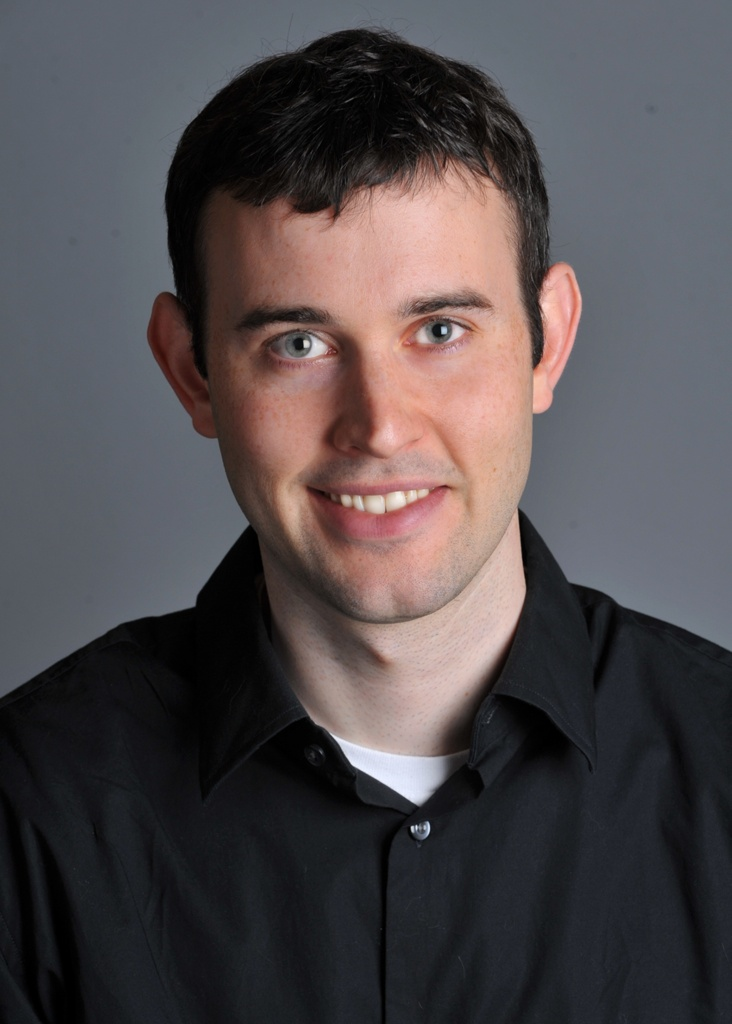
#> input picture images/part2_frequencies/hybrid_man.jpg, 732 x 1024 px
$ python run_2_1_hybrid.py
#> lines starting #> are read from the running program, lines starting #| are printed output that depends on the picture
### code/utils.py
"""Small helpers for loading, saving and showing images.

All images are handled as float32 NumPy arrays with values in [0, 1].
Color images have shape (H, W, 3) in RGB order; grayscale images have shape (H, W).
"""
import numpy as np
import cv2
import matplotlib.pyplot as plt


def load_image(path, gray=False):
    """Read an image file as a float32 array in [0, 1] (RGB, or grayscale if gray=True)."""
    flag = cv2.IMREAD_GRAYSCALE if gray else cv2.IMREAD_COLOR
    im = cv2.imread(str(path), flag)
    if im is None:
        raise FileNotFoundError(f"Could not read image: {path}")
    if not gray:
        im = cv2.cvtColor(im, cv2.COLOR_BGR2RGB)
    return im.astype(np.float32) / 255.0


def save_image(path, im):
    """Save a float image in [0, 1] (values outside are clipped)."""
    out = (np.clip(im, 0, 1) * 255).round().astype(np.uint8)
    if out.ndim == 3:
        out = cv2.cvtColor(out, cv2.COLOR_RGB2BGR)
    cv2.imwrite(str(path), out)


# [18 lines left out: function show, not called in this run]

### code/align_images.py
"""Align two images, for the hybrid images of 2.1 and the blends of 2.4.

Pick the same two points in both images (for faces, the centers of the two eyes
work well). The second image is then rotated, scaled and shifted so its points
land on the first image's points, and returned at the same size as the first.

Two ways to get the points:

  1. Interactive (running Python locally, not in Colab):
         pts1 = pick_points(im1)
         pts2 = pick_points(im2)

  2. By hand (works anywhere, including Colab and Jupyter):
         show_with_grid(im1)   # read the coordinates off the grid
         pts1 = [(x1, y1), (x2, y2)]

Then:
     im2_aligned = align_images(im1, im2, pts1, pts2)

Example with the starter images (eye centers, in (x, y) pixel coordinates):
     im1 = load_image("../images/part2_frequencies/hybrid_man.jpg")
     im2 = load_image("../images/part2_frequencies/hybrid_cat.jpg")
     im2_aligned = align_images(im1, im2, [(299, 341), (443, 332)], [(605, 290), (760, 372)])
"""
import numpy as np
import cv2
import matplotlib.pyplot as plt


def similarity_from_two_points(src, dst):
    """Return the 2x3 matrix of the rotation + uniform scale + shift that maps src -> dst.

    src and dst each hold two (x, y) points. Points are treated as complex numbers
    z = x + iy, so the transform is z' = a*z + b.
    """
    s = np.array([complex(x, y) for x, y in src])
    d = np.array([complex(x, y) for x, y in dst])
    if abs(s[1] - s[0]) < 1e-9:
        raise ValueError("The two source points must be different.")
    a = (d[1] - d[0]) / (s[1] - s[0])
    b = d[0] - a * s[0]
    return np.array([[a.real, -a.imag, b.real],
                     [a.imag, a.real, b.imag]], dtype=np.float64)


def align_images(im1, im2, pts1, pts2):
    """Warp im2 so that pts2 lands on pts1. Returns an image the same size as im1."""
    M = similarity_from_two_points(pts2, pts1)
    h, w = im1.shape[:2]
    return cv2.warpAffine(im2, M, (w, h), flags=cv2.INTER_LINEAR,
                          borderMode=cv2.BORDER_REFLECT)


# [19 lines left out: functions pick_points, show_with_grid, not called in this run]

### code/freq.py
"""Part 2.1 / 2.2 - Gaussian low-pass / high-pass filtering, hybrid images, Fourier view.

All filtering uses OUR convolution (conv2d_separable) with reflect padding (Part 2 rule).
The Fourier transform is the one library call the assignment allows here.
"""
import numpy as np
from conv import conv2d_separable
from filters import gaussian_kernel, default_size


def gaussian_blur(image, sigma):
    """Gaussian blur, reflect padding. Works on (H, W) or (H, W, C) float images (per channel)."""
    kernel = gaussian_kernel(default_size(sigma), sigma)          # (2*ceil(3 sigma)+1)^2, sums to 1
    if image.ndim == 2:
        return conv2d_separable(image, kernel, pad_mode="reflect")
    return np.stack([conv2d_separable(image[..., c], kernel, pad_mode="reflect")
                     for c in range(image.shape[2])], axis=-1)


def low_pass(image, sigma):
    return gaussian_blur(image, sigma)


def high_pass(image, sigma):
    """image minus its blur: keeps only the fine detail; values go negative."""
    return np.asarray(image, dtype=np.float64) - gaussian_blur(image, sigma)


def hybrid_image(im_low, im_high, sigma_low, sigma_high):
    """Low frequencies of im_low (cutoff set by sigma_low) + high frequencies of im_high."""
    return low_pass(im_low, sigma_low) + high_pass(im_high, sigma_high)


def to_gray(rgb):
    """Luminance (ITU-R BT.601 weights); an allowed color conversion."""
    rgb = np.asarray(rgb, dtype=np.float64)
    return rgb if rgb.ndim == 2 else rgb @ np.array([0.299, 0.587, 0.114])


def log_fft_magnitude(gray, eps=1e-8):
    """The assignment's formula  np.log(np.abs(np.fft.fftshift(np.fft.fft2(gray)))).
    eps only guards against log(0); it does not change the picture."""
    return np.log(np.abs(np.fft.fftshift(np.fft.fft2(gray))) + eps)


def gaussian_cutoff_frequency(sigma):
    """Frequency (cycles/pixel) where a Gaussian low-pass of this sigma has amplitude 1/2."""
    return np.sqrt(2.0 * np.log(2.0)) / (2.0 * np.pi * sigma)


def downsample(image, factor):
    """Keep every `factor`-th row and column (no filtering at all)."""
    return image[::factor, ::factor]


def blur_then_downsample(image, factor, sigma):
    """Gaussian prefilter (our convolution, reflect padding), then keep every `factor`-th pixel."""
    return downsample(gaussian_blur(image, sigma), factor)

### code/conv.py
"""Part 1.1 - 2D convolution from scratch (our own implementation).

Conventions used everywhere in this project
-------------------------------------------
* Images are 2D float arrays (H, W). Color images are handled channel by channel
  by the caller.
* Filters ("kernels") are 2D arrays with ODD height and ODD width, so they have a
  well-defined center pixel.
* Output has the same shape as the input ("same" size) and is float64.
* True convolution: the kernel is flipped along both axes, then slid over the image
  and multiplied/summed (correlation with the flipped kernel).
"""
import numpy as np


def _check_inputs(image, kernel):
    """Convert to float64 arrays and validate shapes."""
    image = np.asarray(image, dtype=np.float64)
    kernel = np.asarray(kernel, dtype=np.float64)
    if image.ndim != 2:
        raise ValueError(f"image must be 2D (grayscale), got shape {image.shape}")
    if kernel.ndim != 2:
        raise ValueError(f"kernel must be 2D, got shape {kernel.shape}")
    kh, kw = kernel.shape
    if kh % 2 == 0 or kw % 2 == 0:
        raise ValueError(f"kernel height and width must be odd, got {kernel.shape}")
    return image, kernel


def pad_image(image, ph, pw, pad_mode="zeros"):
    """Pad `ph` rows on top/bottom and `pw` columns on left/right.

    pad_mode="zeros"   -> Part 1 (as the assignment asks)
    pad_mode="reflect" -> Parts 2 and 3 (np.pad(..., mode="reflect"))
    """
    widths = ((ph, ph), (pw, pw))
    if pad_mode == "zeros":
        return np.pad(image, widths, mode="constant", constant_values=0.0)
    if pad_mode == "reflect":
        return np.pad(image, widths, mode="reflect")
    raise ValueError(f"unknown pad_mode: {pad_mode!r}")


# [23 lines left out: function conv2d_loop, not called in this run]


def conv2d_vectorized(image, kernel, pad_mode="zeros"):
    """2D convolution with NO loop over pixels: one whole-image operation per filter entry.

    Each filter entry (u, v) contributes  flipped[u, v] * (image shifted by (u, v)).
    The shifted image is just the slice padded[u:u+H, v:v+W] (a view, no copying).
    """
    image, kernel = _check_inputs(image, kernel)
    H, W = image.shape
    kh, kw = kernel.shape
    ph, pw = kh // 2, kw // 2

    padded = pad_image(image, ph, pw, pad_mode)
    flipped = kernel[::-1, ::-1]

    out = np.zeros((H, W), dtype=np.float64)
    for u in range(kh):                  # loop over filter entries only
        for v in range(kw):
            out += flipped[u, v] * padded[u:u + H, v:v + W]
    return out


def separable_factors(kernel, tol=1e-10):
    """SVD rank-1 test.  Returns (col, row) with kernel ~= col @ row, or None if not rank 1.

    K = U diag(s) Vt.  K has rank 1 (up to rounding) when the second singular value is
    negligible compared to the first:  s[1] <= tol * s[0].
    col has shape (kh, 1) (vertical filter), row has shape (1, kw) (horizontal filter).
    """
    kernel = np.asarray(kernel, dtype=np.float64)
    U, s, Vt = np.linalg.svd(kernel)
    if s[0] == 0.0:                                   # all-zero kernel: trivially separable
        return np.zeros((kernel.shape[0], 1)), np.zeros((1, kernel.shape[1]))
    if len(s) > 1 and s[1] > tol * s[0]:
        return None
    scale = np.sqrt(s[0])                             # split the weight evenly between the two
    col = (U[:, 0] * scale).reshape(-1, 1)
    row = (Vt[0, :] * scale).reshape(1, -1)
    return col, row


def conv2d_separable(image, kernel, pad_mode="zeros", tol=1e-10):
    """Convolution that exploits separability when the kernel has rank 1.

    rank 1     : convolve with the column, then with the row   (kh + kw multiply-adds / pixel)
    otherwise  : fall back to conv2d_vectorized                 (kh * kw multiply-adds / pixel)
    """
    image, kernel = _check_inputs(image, kernel)
    factors = separable_factors(kernel, tol)
    if factors is None:
        return conv2d_vectorized(image, kernel, pad_mode)
    col, row = factors
    tmp = conv2d_vectorized(image, col, pad_mode)     # vertical pass
    return conv2d_vectorized(tmp, row, pad_mode)      # horizontal pass

### code/filters.py
"""Small helpers that build filters (kernels). The filtering itself is done by conv.py."""
import numpy as np

# Finite-difference filters of 1.2.  Dx is a 1x3 row, Dy = Dx^T is a 3x1 column.
DX = np.array([[1.0, 0.0, -1.0]])
DY = DX.T


def gaussian_kernel_1d(size, sigma):
    """Normalized 1D Gaussian with an odd number of taps, centered on the middle tap."""
    if size % 2 == 0:
        raise ValueError("size must be odd")
    x = np.arange(size) - size // 2
    g = np.exp(-(x ** 2) / (2.0 * sigma ** 2))
    return g / g.sum()


def gaussian_kernel(size, sigma):
    """Normalized 2D Gaussian (size x size, sums to 1) = outer product of two 1D Gaussians."""
    g = gaussian_kernel_1d(size, sigma)
    return np.outer(g, g)


def default_size(sigma):
    """Odd kernel size covering +-3 sigma: 2*ceil(3*sigma)+1."""
    return 2 * int(np.ceil(3 * sigma)) + 1

### code/edges.py
"""Part 1.2 / 1.3 - finite differences, derivative-of-Gaussian, gradient magnitude, edges.

All filtering goes through OUR convolution (conv2d_separable, which falls back to the
vectorized version when a kernel is not rank 1).  Part 1 uses zero padding, as the
assignment asks; pad_mode can be changed for comparison.
"""
import numpy as np
from conv import conv2d_separable
from filters import DX, DY, gaussian_kernel, default_size


# [5 lines left out: function gradient_from_filters, not called in this run]


def finite_difference_gradient(image, pad_mode="zeros"):
    """1.2: derivatives with Dx = [1 0 -1] and Dy = Dx^T."""
    return gradient_from_filters(image, DX, DY, pad_mode)


# [14 lines left out: functions dog_filters, dog_gradient, not called in this run]


def threshold_edges(magnitude, threshold):
    """Binary edge image: True where the gradient magnitude exceeds the threshold."""
    return magnitude > threshold


# ---------------------------------------------------------------- display helpers
# These only build a COPY for display; the underlying float arrays are never changed.
def signed_for_display(d, scale=None):
    """Map a signed image to [0, 1] with ZERO at mid-gray (0.5): 0.5 + d / (2*scale)."""
    scale = np.abs(d).max() if scale is None else scale
    return np.clip(0.5 + 0.5 * d / scale, 0.0, 1.0)


# [4 lines left out: function magnitude_for_display, not called in this run]

### code/pyramids.py
"""Part 2.3 - Gaussian and Laplacian pyramids, written from scratch.

No cv2.pyrDown / cv2.pyrUp / skimage pyramid functions.  All blurring uses OUR convolution
(conv2d_separable) with reflect padding, and the specified kernel  1/16 * [1 4 6 4 1]  along x and y.
Images are (H, W) or (H, W, C) float arrays; color is handled channel by channel.
"""
import numpy as np
from conv import conv2d_separable

KERNEL_1D = np.array([1.0, 4.0, 6.0, 4.0, 1.0]) / 16.0       # binomial, sigma = 1, sums to 1
KERNEL_2D = np.outer(KERNEL_1D, KERNEL_1D)                    # the same filter along x and y (rank 1)


def _blur(image):
    """Blur with KERNEL_2D, reflect padding (every channel separately)."""
    if image.ndim == 2:
        return conv2d_separable(image, KERNEL_2D, pad_mode="reflect")
    return np.stack([conv2d_separable(image[..., c], KERNEL_2D, pad_mode="reflect")
                     for c in range(image.shape[2])], axis=-1)


def reduce(image):
    """Blur, then keep every other row and column.  (H, W) -> (ceil(H/2), ceil(W/2))."""
    image = np.asarray(image, dtype=np.float64)
    return _blur(image)[::2, ::2]


# [50 lines left out: functions expand, max_levels, gaussian_pyramid, laplacian_pyramid, reconstruct, not called in this run]


def lecture_style_pyramid(gaussian):
    """For comparison only: 'each level minus its own blur' (no expand).  L'_i = G_i - blur(G_i)."""
    return [g - _blur(g) for g in gaussian]

### code/run_2_1_hybrid.py
"""Part 2.1 - hybrid images.  `process_pair` is reusable for any pair of images:

    process_pair("name", path_low, path_high, pts_low, pts_high, sigma_low, sigma_high)

im_low supplies the LOW frequencies (Gaussian blur), im_high the HIGH frequencies (image - blur).
pts_* are two matching points (x, y) on each image, e.g. the eye centers. im_high is warped onto im_low.
"""
import os
import numpy as np
import matplotlib; matplotlib.use("Agg")
import matplotlib.pyplot as plt
from utils import load_image, save_image
from paths import IMAGES, RESULTS
from align_images import align_images
from pyramids import reduce
from freq import hybrid_image, low_pass, high_pass, to_gray, log_fft_magnitude, gaussian_cutoff_frequency
from edges import signed_for_display

OUT = RESULTS
MISALIGN = (80, 60)          # (dx, dy) in pixels of the deliberate misalignment used only for the comparison figure
D = IMAGES + "/part2_frequencies/"


def _show(ax, im, title, vmin=0, vmax=1):
    ax.imshow(im, cmap="gray", vmin=vmin, vmax=vmax, interpolation="antialiased")
    ax.set_title(title, fontsize=10); ax.axis("off")


def process_pair(name, path_low, path_high, pts_low, pts_high, sigma_low, sigma_high, out=OUT):
    os.makedirs(out, exist_ok=True)
    im_low = load_image(path_low); im_high_orig = load_image(path_high)
#> in load_image, im is the input picture: shape (1024, 732, 3); mean B, G, R 76.9, 74.5, 80.5
#> call 2 of load_image, with path = 'images/part2_frequencies/hybrid_cat.jpg', gray = False
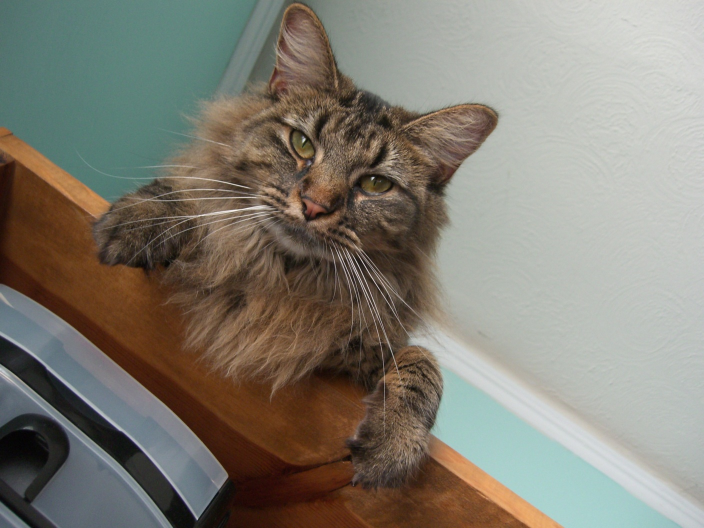
#> input picture images/part2_frequencies/hybrid_cat.jpg, 1408 x 1056 px (shown at 1/2 size)
#> in load_image, im is the input picture: shape (1056, 1408, 3); mean B, G, R 115.4, 125.9, 130
    im_high = align_images(im_low, im_high_orig, pts_low, pts_high)       # second image warped onto the first
    g_low, g_high = to_gray(im_low), to_gray(im_high)

    lp = low_pass(g_low, sigma_low)                                       # our convolution, reflect padding
#> in separable_factors, `U, s, Vt = np.linalg.svd(kernel)`: s = 37 values, max 0.0472 at index 0, min 1.61e-20 at index 36, mean 0.00128
#> in separable_factors, `scale = np.sqrt(s[0])`: scale = 0.217
#> in separable_factors, `col = (U[:, 0] * scale).reshape(-1, 1)`: col = 37 values, max -0.00074 at index 36, min -0.0666 at index 18, mean -0.027
#> in conv2d_vectorized, `image, kernel = _check_inputs(image, kernel)`: kernel has the same summary as col in separable_factors
#> in conv2d_vectorized, `flipped = kernel[::-1, ::-1]`: flipped = 37 values, max -0.00074 at index 0, min -0.0666 at index 18, mean -0.027
    hp = high_pass(g_high, sigma_high)
    hyb = lp + hp                                                         # float64, may leave [0, 1]
    print(f"[{name}] sigma_low={sigma_low} (half-amplitude cutoff {gaussian_cutoff_frequency(sigma_low):.4f} cyc/px), "
          f"sigma_high={sigma_high} (cutoff {gaussian_cutoff_frequency(sigma_high):.4f} cyc/px)")
    print(f"[{name}] hybrid range [{hyb.min():.3f}, {hyb.max():.3f}]; "
          f"{100*np.mean((hyb < 0) | (hyb > 1)):.2f}% of pixels clipped for display/saving")
#| [man_cat] hybrid range [-0.205, 1.277]; 1.47% of pixels clipped for display/saving
    save_image(f"{out}/hybrid_{name}_gray.png", hyb)
    save_image(f"{out}/hybrid_{name}_color.png", hybrid_image(im_low, im_high, sigma_low, sigma_high))
#> after the loop in conv2d_vectorized (call 16), `for u in range(kh):`:
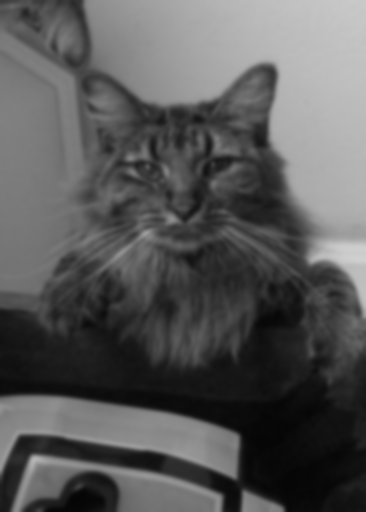
#> out: shape (1024, 732) float64 (shown at 1/2 size); min 0.0197, max 0.819, mean 0.347
#> in hybrid_image, `return low_pass(im_low, sigma_low) + high_pass(im_high, sigma_high)`:
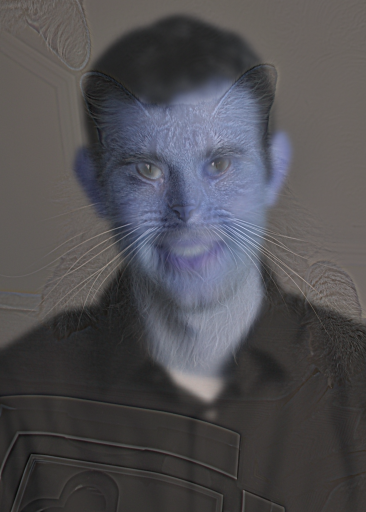
#> returned value: shape (1024, 732, 3) float64 (shown at 1/2 size); mean of channels 0, 1, 2 0.316, 0.292, 0.301; drawn with min black and max white
#> call 2 of save_image, with path = 'results/hybrid_man_cat_color.png'
#> in save_image (call 2), `out = (np.clip(im, 0, 1) * 255).round().astype(np.uint8)`:
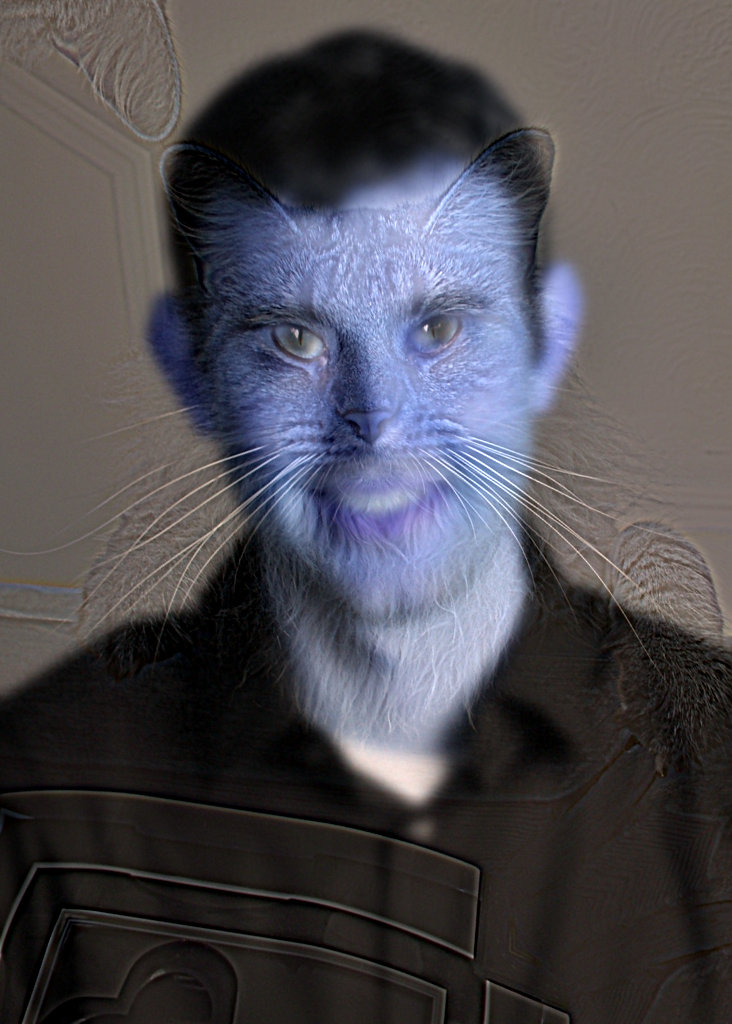
#> out: shape (1024, 732, 3); mean of channels 0, 1, 2 80.6, 74.6, 76.9; drawn as B, G, R

    # ---- process figure: 6 images + log-magnitude FFT of each (FFT on grayscale, as the assignment says)
    s = np.percentile(np.abs(hp), 99.5)
#> s = 0.203
    panels = [("first image (low-pass source)", to_gray(im_low), g_low),
              ("second image, original", to_gray(im_high_orig), to_gray(im_high_orig)),
              ("second image, aligned", g_high, g_high),
              (f"first, low-pass  (sigma={sigma_low})", np.clip(lp, 0, 1), lp),
              (f"second, high-pass  (sigma={sigma_high})", signed_for_display(hp, s), hp),
              ("hybrid", np.clip(hyb, 0, 1), hyb)]
    ffts = [log_fft_magnitude(raw) for _, _, raw in panels]
#> ffts = 6 items
    vmin, vmax = np.percentile(np.concatenate([f.ravel() for f in ffts]), 0.5), max(f.max() for f in ffts)
#> vmin = -4.45; vmax = 13.51
    fig, ax = plt.subplots(2, 6, figsize=(24, 9.5))
    for j, ((title, disp, _), F) in enumerate(zip(panels, ffts)):
        _show(ax[0, j], disp, title)
        _show(ax[1, j], F, "log |FFT|", vmin, vmax)
#> this loop made 6 passes
#> title on passes 1 to 4: 'first image (low-pass source)', 'second image, original', 'second image, aligned', 'first, low-pass  (sigma=6)'
    plt.tight_layout(); plt.savefig(f"{out}/fig_2_1_{name}_process.png", dpi=80); plt.close(fig)

    # ---- distance figure: the hybrid at 1, 1/2, 1/4, 1/8 size, made with OUR reduce() from 2.3 (blur + keep every other
    #      row/column), only to SIMULATE what the eye sees from farther away
    shown = [np.clip(hyb, 0, 1)]
    for _ in range(3):
        shown.append(reduce(shown[-1]))
#> after the loop, shown = 4 items
    H = shown[0].shape[0]; gap = 20
    canvas = np.full((H, sum(i.shape[1] for i in shown) + gap * 3), 0.85)
    x = 0
    for im in shown:
        canvas[:im.shape[0], x:x + im.shape[1]] = im; x += im.shape[1] + gap
#> this loop made 4 passes
#> x on passes 1 to 4: 752, 1138, 1341, 1453
#> after the loop, x = 1453
    save_image(f"{out}/fig_2_1_{name}_distance.png", canvas)

    # ---- alignment figure: aligned vs deliberately MISALIGNED (same align_images call, but the second image's points are
    #      displaced by MISALIGN pixels), same sigmas
    bad_pts = [(x + MISALIGN[0], y + MISALIGN[1]) for (x, y) in pts_high]
#> bad_pts = [(685, 350), (840, 432)]
    unaligned = to_gray(align_images(im_low, im_high_orig, pts_low, bad_pts))
    hyb_bad = low_pass(g_low, sigma_low) + high_pass(unaligned, sigma_high)
    fig, ax = plt.subplots(1, 4, figsize=(18, 6.5))
    _show(ax[0], 0.5 * g_low + 0.5 * g_high, "50/50 overlay, aligned")
    _show(ax[1], 0.5 * g_low + 0.5 * unaligned, f"50/50 overlay, misaligned by {MISALIGN} px")
    _show(ax[2], np.clip(hyb, 0, 1), "hybrid, aligned")
    _show(ax[3], np.clip(hyb_bad, 0, 1), "hybrid, misaligned")
    plt.tight_layout(); plt.savefig(f"{out}/fig_2_1_{name}_alignment.png", dpi=80); plt.close(fig)
    return hyb


if __name__ == "__main__":
    process_pair("man_cat", D + "hybrid_man.jpg", D + "hybrid_cat.jpg",
                 [(299, 341), (443, 332)], [(605, 290), (760, 372)], sigma_low=6, sigma_high=4)
